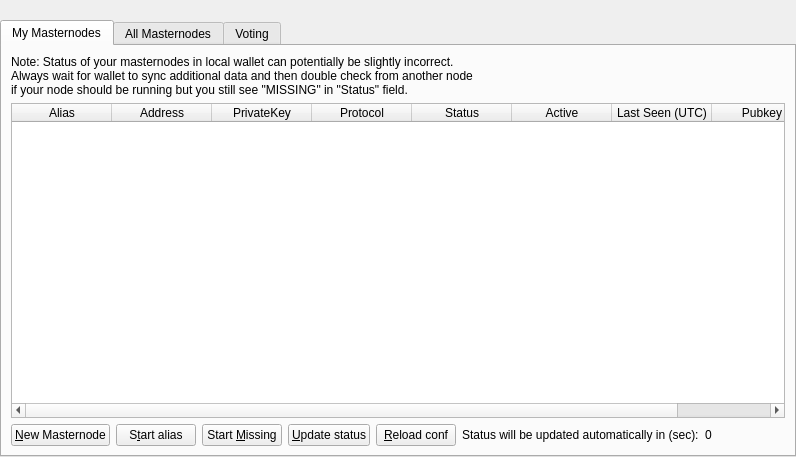
<?xml version="1.0" encoding="UTF-8"?>
<ui version="4.0">
 <class>MasternodeList</class>
 <widget class="QWidget" name="MasternodeList">
  <property name="geometry">
   <rect>
    <x>0</x>
    <y>0</y>
    <width>796</width>
    <height>457</height>
   </rect>
  </property>
  <property name="windowTitle">
   <string>Form</string>
  </property>
  <layout class="QVBoxLayout" name="topLayout">
   <property name="leftMargin">
    <number>0</number>
   </property>
   <property name="topMargin">
    <number>0</number>
   </property>
   <property name="rightMargin">
    <number>0</number>
   </property>
   <property name="bottomMargin">
    <number>0</number>
   </property>
   <item>
    <layout class="QVBoxLayout" name="verticalLayout">
     <property name="bottomMargin">
      <number>0</number>
     </property>
     <item>
      <spacer name="horizontalSpacer0">
       <property name="orientation">
        <enum>Qt::Horizontal</enum>
       </property>
       <property name="sizeHint" stdset="0">
        <size>
         <width>40</width>
         <height>20</height>
        </size>
       </property>
      </spacer>
     </item>
     <item>
      <widget class="QTabWidget" name="tabWidget">
       <property name="currentIndex">
        <number>0</number>
       </property>
       <widget class="QWidget" name="tabMyMasternodes">
        <attribute name="title">
         <string>My Masternodes</string>
        </attribute>
        <layout class="QGridLayout" name="gridLayout_2">
         <item row="0" column="0">
          <layout class="QVBoxLayout" name="verticalLayout_2">
           <property name="bottomMargin">
            <number>0</number>
           </property>
           <item>
            <layout class="QHBoxLayout" name="horizontalLayout_note">
             <property name="bottomMargin">
              <number>0</number>
             </property>
             <item>
              <widget class="QLabel" name="updateNote">
               <property name="text">
                <string>Note: Status of your masternodes in local wallet can potentially be slightly incorrect.&lt;br /&gt;Always wait for wallet to sync additional data and then double check from another node&lt;br /&gt;if your node should be running but you still see &quot;MISSING&quot; in &quot;Status&quot; field.</string>
               </property>
              </widget>
             </item>
            </layout>
           </item>
           <item>
            <widget class="QTableWidget" name="tableWidgetMyMasternodes">
             <property name="minimumSize">
              <size>
               <width>695</width>
               <height>0</height>
              </size>
             </property>
             <property name="editTriggers">
              <set>QAbstractItemView::NoEditTriggers</set>
             </property>
             <property name="alternatingRowColors">
              <bool>true</bool>
             </property>
             <property name="selectionMode">
              <enum>QAbstractItemView::SingleSelection</enum>
             </property>
             <property name="selectionBehavior">
              <enum>QAbstractItemView::SelectRows</enum>
             </property>
             <property name="sortingEnabled">
              <bool>true</bool>
             </property>
             <attribute name="horizontalHeaderStretchLastSection">
              <bool>true</bool>
             </attribute>
             <column>
              <property name="text">
               <string>Alias</string>
              </property>
             </column>
             <column>
              <property name="text">
               <string>Address</string>
              </property>
             </column>
             <column>
              <property name="text">
               <string>PrivateKey</string>
              </property>
             </column>
             <column>
              <property name="text">
               <string>Protocol</string>
              </property>
             </column>
             <column>
              <property name="text">
               <string>Status</string>
              </property>
             </column>
             <column>
              <property name="text">
               <string>Active</string>
              </property>
             </column>
             <column>
              <property name="text">
               <string>Last Seen (UTC)</string>
              </property>
             </column>
             <column>
              <property name="text">
               <string>Pubkey</string>
              </property>
             </column>
            </widget>
           </item>
           <item>
            <layout class="QHBoxLayout" name="horizontalLayout_5">
             <property name="bottomMargin">
              <number>0</number>
             </property>
             <item>
              <widget class="QPushButton" name="CreateNewMasternode">
               <property name="text">
                <string>&amp;New Masternode</string>
               </property>
              </widget>
             </item>
             <item>
              <widget class="QPushButton" name="startButton">
               <property name="text">
                <string>S&amp;tart alias</string>
               </property>
              </widget>
             </item>
             <item>
              <widget class="QPushButton" name="startMissingButton">
               <property name="text">
                <string>Start &amp;Missing</string>
               </property>
              </widget>
             </item>
             <item>
              <widget class="QPushButton" name="UpdateButton">
               <property name="text">
                <string>&amp;Update status</string>
               </property>
              </widget>
             </item>
             <item>
              <widget class="QPushButton" name="reloadButton">
               <property name="text">
                <string>&amp;Reload conf</string>
               </property>
              </widget>
             </item>
             <item>
              <widget class="QLabel" name="autoupdate_label">
               <property name="text">
                <string>Status will be updated automatically in (sec):</string>
               </property>
              </widget>
             </item>
             <item>
              <widget class="QLabel" name="secondsLabel">
               <property name="text">
                <string>0</string>
               </property>
              </widget>
             </item>
             <item>
              <spacer name="horizontalSpacer_5">
               <property name="orientation">
                <enum>Qt::Horizontal</enum>
               </property>
               <property name="sizeHint" stdset="0">
                <size>
                 <width>40</width>
                 <height>20</height>
                </size>
               </property>
              </spacer>
             </item>
            </layout>
           </item>
          </layout>
         </item>
        </layout>
       </widget>
       <widget class="QWidget" name="tabAllMasternodes">
        <attribute name="title">
         <string>All Masternodes</string>
        </attribute>
        <layout class="QGridLayout" name="gridLayout">
         <item row="1" column="0">
          <widget class="QTableWidget" name="tableWidgetMasternodes">
           <property name="editTriggers">
            <set>QAbstractItemView::NoEditTriggers</set>
           </property>
           <property name="alternatingRowColors">
            <bool>true</bool>
           </property>
           <property name="selectionBehavior">
            <enum>QAbstractItemView::SelectRows</enum>
           </property>
           <property name="sortingEnabled">
            <bool>true</bool>
           </property>
           <attribute name="horizontalHeaderStretchLastSection">
            <bool>true</bool>
           </attribute>
           <column>
            <property name="text">
             <string>Address</string>
            </property>
           </column>
           <column>
            <property name="text">
             <string>Protocol</string>
            </property>
           </column>
           <column>
            <property name="text">
             <string>Status</string>
            </property>
           </column>
           <column>
            <property name="text">
             <string>Active</string>
            </property>
           </column>
           <column>
            <property name="text">
             <string>Last Seen (UTC)</string>
            </property>
           </column>
           <column>
            <property name="text">
             <string>Pubkey</string>
            </property>
           </column>
          </widget>
         </item>
         <item row="0" column="0">
          <layout class="QHBoxLayout" name="horizontalLayout_3">
           <property name="bottomMargin">
            <number>0</number>
           </property>
           <item>
            <widget class="QLabel" name="label_filter">
             <property name="text">
              <string>Filter List:</string>
             </property>
            </widget>
           </item>
           <item>
            <widget class="QLineEdit" name="filterLineEdit">
             <property name="toolTip">
              <string>Filter masternode list</string>
             </property>
            </widget>
           </item>
           <item>
            <spacer name="horizontalSpacer_3">
             <property name="orientation">
              <enum>Qt::Horizontal</enum>
             </property>
             <property name="sizeHint" stdset="0">
              <size>
               <width>10</width>
               <height>20</height>
              </size>
             </property>
            </spacer>
           </item>
           <item>
            <widget class="QLabel" name="label_count">
             <property name="text">
              <string>Node Count:</string>
             </property>
            </widget>
           </item>
           <item>
            <widget class="QLabel" name="countLabel">
             <property name="text">
              <string>0</string>
             </property>
            </widget>
           </item>
          </layout>
         </item>
        </layout>
       </widget>
       <widget class="QWidget" name="tab">
        <attribute name="title">
         <string>Voting</string>
        </attribute>
        <layout class="QGridLayout" name="gridLayout_3">
         <item row="0" column="0">
          <spacer name="horizontalSpacer_4">
           <property name="orientation">
            <enum>Qt::Horizontal</enum>
           </property>
           <property name="sizeHint" stdset="0">
            <size>
             <width>516</width>
             <height>20</height>
            </size>
           </property>
          </spacer>
         </item>
         <item row="0" column="1">
          <widget class="QLabel" name="label_superblock">
           <property name="text">
            <string>Next Superblock</string>
           </property>
          </widget>
         </item>
         <item row="0" column="2">
          <widget class="QLabel" name="superblockLabel">
           <property name="text">
            <string>0</string>
           </property>
          </widget>
         </item>
         <item row="0" column="3">
          <widget class="QLabel" name="label_totalAllotted">
           <property name="text">
            <string>Total Allotted</string>
           </property>
          </widget>
         </item>
         <item row="0" column="4">
          <widget class="QLabel" name="totalAllottedLabel">
           <property name="text">
            <string>0</string>
           </property>
          </widget>
         </item>
         <item row="1" column="0" colspan="5">
          <widget class="QTableWidget" name="tableWidgetVoting">
           <property name="editTriggers">
            <set>QAbstractItemView::NoEditTriggers</set>
           </property>
           <property name="alternatingRowColors">
            <bool>true</bool>
           </property>
           <property name="selectionBehavior">
            <enum>QAbstractItemView::SelectRows</enum>
           </property>
           <property name="sortingEnabled">
            <bool>true</bool>
           </property>
           <attribute name="horizontalHeaderStretchLastSection">
            <bool>true</bool>
           </attribute>
           <column>
            <property name="text">
             <string>Name</string>
            </property>
           </column>
           <column>
            <property name="text">
             <string>URL</string>
            </property>
           </column>
           <column>
            <property name="text">
             <string>Hash</string>
            </property>
           </column>
           <column>
            <property name="text">
             <string>Block Start</string>
            </property>
           </column>
           <column>
            <property name="text">
             <string>Block End</string>
            </property>
           </column>
           <column>
            <property name="text">
             <string>Payments</string>
            </property>
           </column>
           <column>
            <property name="text">
             <string>Remaining</string>
            </property>
           </column>
           <column>
            <property name="text">
             <string>Yea's</string>
            </property>
           </column>
           <column>
            <property name="text">
             <string>No's</string>
            </property>
           </column>
           <column>
            <property name="text">
             <string>Abstain's</string>
            </property>
           </column>
           <column>
            <property name="text">
             <string>Address</string>
            </property>
           </column>
           <column>
            <property name="text">
             <string>Amount</string>
            </property>
           </column>
           <column>
            <property name="text">
             <string>Monthly</string>
            </property>
           </column>
           <column>
            <property name="text">
             <string>Projected</string>
            </property>
           </column>
          </widget>
         </item>
         <item row="2" column="0" colspan="5">
          <layout class="QHBoxLayout" name="horizontalLayout_6">
           <property name="bottomMargin">
            <number>0</number>
           </property>
           <item>
            <widget class="QPushButton" name="voteManyYesButton">
             <property name="text">
              <string>Vote Many Yes</string>
             </property>
            </widget>
           </item>
           <item>
            <widget class="QPushButton" name="voteManyNoButton">
             <property name="text">
              <string>Vote Many No</string>
             </property>
            </widget>
           </item>
           <item>
            <widget class="QPushButton" name="voteManyAbstainButton">
             <property name="text">
              <string>Vote Many Abstain</string>
             </property>
            </widget>
           </item>
           <item>
            <widget class="QPushButton" name="UpdateVotesButton">
             <property name="text">
              <string>&amp;Update status</string>
             </property>
            </widget>
           </item>
           <item>
            <widget class="QLabel" name="autoupdate_label_2">
             <property name="text">
              <string>Status will be updated automatically in (sec):</string>
             </property>
            </widget>
           </item>
           <item>
            <widget class="QLabel" name="voteSecondsLabel">
             <property name="text">
              <string>0</string>
             </property>
            </widget>
           </item>
           <item>
            <spacer name="horizontalSpacer_6">
             <property name="orientation">
              <enum>Qt::Horizontal</enum>
             </property>
             <property name="sizeHint" stdset="0">
              <size>
               <width>40</width>
               <height>20</height>
              </size>
             </property>
            </spacer>
           </item>
          </layout>
         </item>
        </layout>
       </widget>
      </widget>
     </item>
    </layout>
   </item>
  </layout>
 </widget>
 <resources/>
 <connections/>
</ui>
